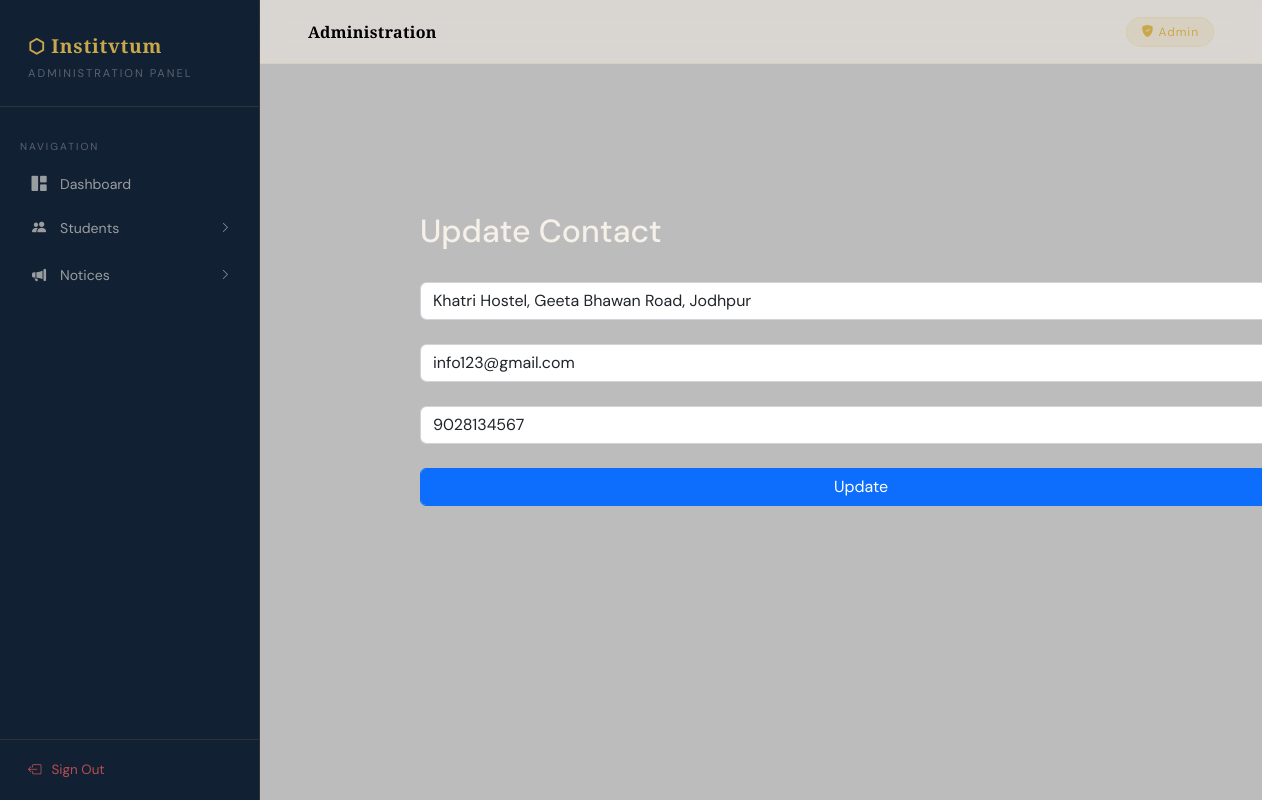
Page /admin_panel/contact/ on the committed database.
### main/models.py (models this page shows, shortened)
class ContactPage(models.Model):
    address = models.TextField()
    contact_num = models.IntegerField()
    email = models.EmailField()

### main/views.py (the view)
# urls.py: path('admin_panel/contact/', views.adminContact, name="admin_contact"),
def adminContact(request):
    contact_details = ContactPage.objects.all()
    data = {"contactDetails": contact_details}
    return render(request, 'admin/admin_contact.html', data)

### templates/admin/admin_contact.html (shortened to what this page needs)
{% extends 'admin/admin_base.html' %}
{% block body %}
<div class="container" style="margin: 100px;">
    <h2>Update Contact</h2>
    <br>
    <form action="{% url 'update_contact' contactDetails.first.id %}" method="post">
        <input type="text" name="address" value="{{contactDetails.first.address}}" placeholder="Address" class="form-control">
        <br>
        <input type="email" name="email" value="{{contactDetails.first.email}}" placeholder="Email" class="form-control">
        <br>
        <input type="number" name="contact" value="{{contactDetails.first.contact_num}}" placeholder="Contact Number" class="form-control">
        <br>
        <input type="submit" class="form-control btn btn-primary" value="Update">
    </form>
</div>
{% endblock %}

### templates/admin/admin_base.html (style rules this page uses)
:root { --ink: #bcbcbd; --sidebar-bg: #112133; --gold: #c9a84c; --gold-light: #e8c97a; --cream: #f5f0e8; --muted: #5a6170; --panel: #15253b; --border: rgba(201,168,76,0.14); --danger: #e05a5a; --success: #4caf79; }
*, *::before, *::after { box-sizing: border-box; margin: 0; padding: 0; }
body { font-family: 'DM Sans', sans-serif; background: var(--ink); color: var(--cream); display: flex; min-height: 100vh; overflow-x: hidden; }

### rows in the picture
ContactPage: address "Khatri Hostel, Geeta Bhawan Road, Jodhpur", email "info123@gmail.com", contact "9028134567"
